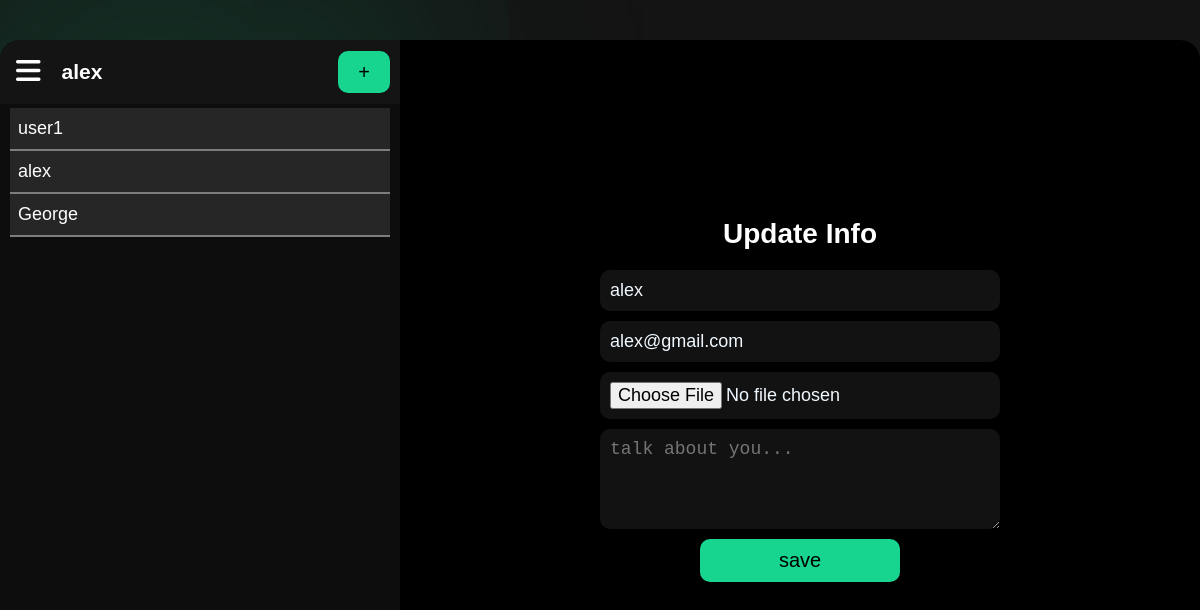
Page /settings (signed in) on the earlier database version.
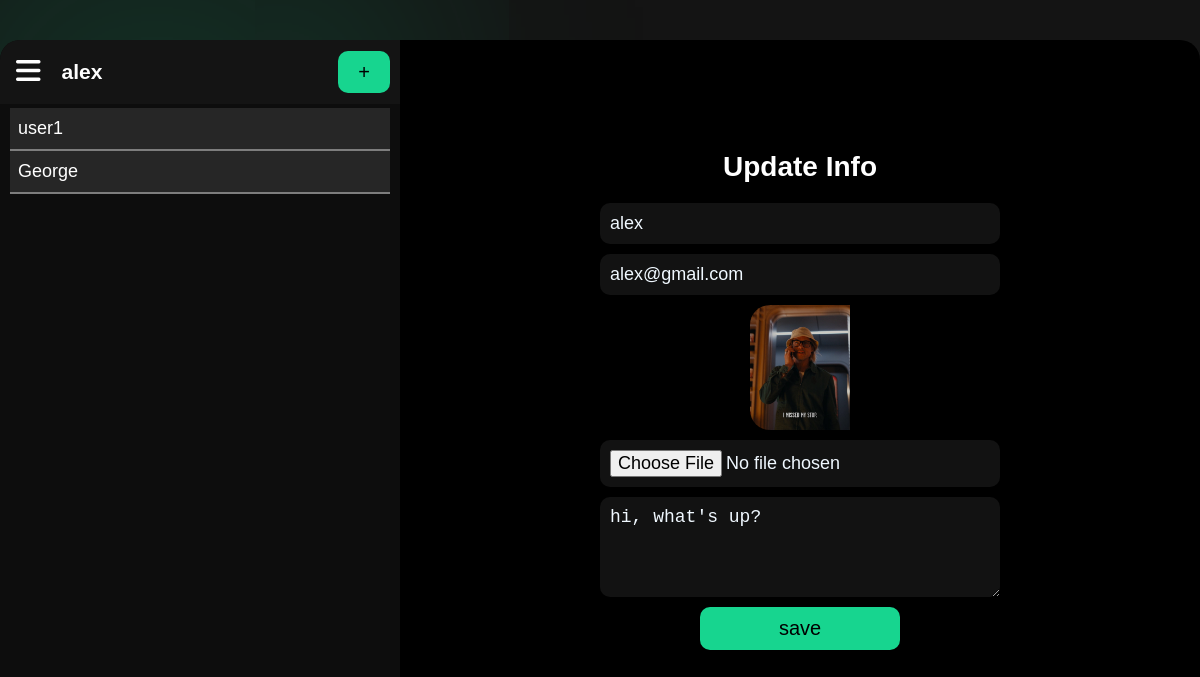
Same page on the later database version.
### base/models.py (models this page shows, shortened)
class Chat(models.Model):
   user1 = models.ForeignKey(User, on_delete=models.CASCADE, related_name='user1')
   user2 = models.ForeignKey(User, on_delete=models.CASCADE, related_name='user2')
   slug = models.CharField(max_length=100, unique=True)

class Profile(models.Model):
   user = models.ForeignKey(User, on_delete=models.CASCADE, related_name='user')
   image = models.ImageField(upload_to='profile',
                             validators=[FileExtensionValidator(allowed_extensions=['jpg', 'png', 'svg', 'gif'])],
                             default='/profile/default_profile.jpg')
   about = models.TextField(blank=True, max_length=100)
   blocked_users = models.ManyToManyField(User, blank=True, related_name='blocked_users')

### base/views/user.py (the view, shortened to what this page needs)
# urls.py: path('settings', user.settings, name='settings'),
@login_required(login_url='base:sign-in')
def settings(request):
   type = 'settings'
   user = User.objects.get(id=request.user.id)
   profile = Profile.objects.get(user=user)
   chats = Chat.objects.filter(Q(user1 =request.user) | Q(user2=request.user))
   context = {
      'type': type,
      'chats': chats,
      'profile': profile,
   }
   return render(request, 'base/Chat.html', context)

### base/templates/base/Chat.html (shortened to what this page needs)
{% include 'main.html' %}
{% load static  %}
{% block title %}
<link rel="stylesheet" href="{% static 'css/auth.css' %}">
<link rel="stylesheet" href="{% static 'css/chat.css' %}">
{% endblock title %}
{% block content %}
<div class="pre__form">
   <div class="form">
      <div class="form__left">
         <div class="form__left__header">
            <div class="header__left">
               <div class="icon show__menu" >
                  <i class="fa-solid fa-bars"></i>
               </div>
               <h3>{{request.user.username}}</h3>
            </div>
            <div class="header__center">
              <a href="{% url 'base:create-chat' %}" class="btn">+ </a>
            </div>
         </div>
         <div class="form__left__chats">
            {% for chat in chats %}
            <a
               class="chat"
               href="{% url 'base:chat' chat.slug %}"
            >
               {% if request.user == chat.user1 %}
               {{ chat.user2.username }}
               {% else %}
               {{ chat.user1.username }}
               {% endif %}
            </a>
            {% endfor %}
         </div>
      </div>
      <div class="form__right">
         {% if type == 'create' %}
            <form action="" method="POST" class="create_new_chate">
               {% csrf_token %}
               <input
                  type="email"
                  name="email"
                  placeholder="Enter user email..."
                  required>
               <button class="btn" type="submit">Create<button>
            </form>
        {% elif type == 'settings' %}
         <form method='POST' enctype="multipart/form-data">
            <h2>Update Info</h2>
            <input
               type="text"
               name="username"
               placeholder="Enter your username..."
               value = "{{ request.user.username }}"
               required />
            <input
               type="text"
               name="email"
               placeholder="Enter your email..."
               value = "{{ request.user.email }}"
               required />
            {% if profile.image  %}
               <img src="static/media/{{profile.image}}"  alt="{{profile.image}}" class="profile__image">
            {% endif %}
            <input
               type = "file"
               name="image"
             />
             <textarea
               name="about"
               placeholder="talk about you...">{{profile.about}}</textarea>
            <button class='btn'>save</button>
         </form>
         {% endif %}
      </div>
   </div>
</div>
{% endblock content %}

Differences in the rows shown:
removed Chat: user2.username "alex"
now on this page (row edited): Profile: image (picture), about "hi, what's up?"
